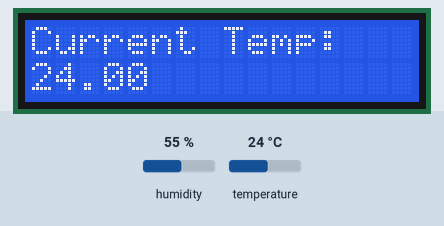
Simulated run of this sketch. Board: Arduino Uno, built with avr-gcc and run on an emulated ATmega328P. On the bench: 16×2 character LCD. Inputs (shaded band) come from the test bench; at power-on: temperature 24 °C, humidity 55 %.

Above: at 2.6 s.
2.7 s: temperature set to 12 °C
At 11.2 s:
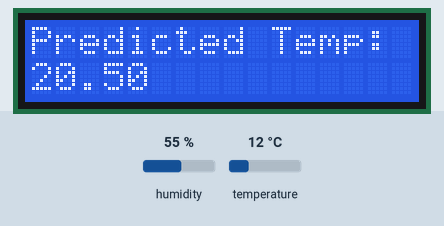
15.6 s: temperature set to 19 °C
At 21.2 s:
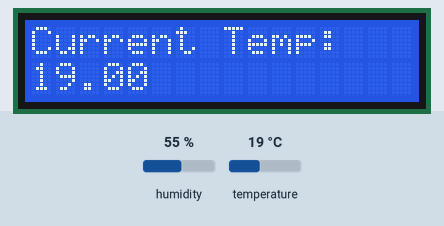
23.6 s: temperature set to 28 °C
At 27.0 s:
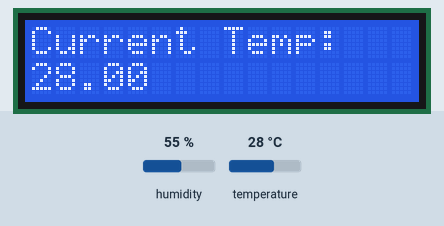
Timing chart, 0 to 28.5 s (numbered marks = the images above; inputs shaded):
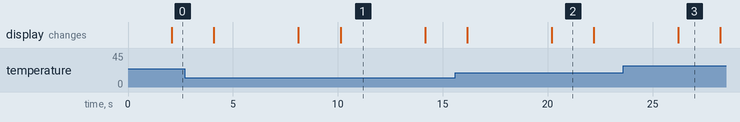

Measured:
- after the input at 2.7 s, the display: first differs from a run without the input after 5.4 s (image 1 shows a later state)
- after the input at 15.6 s, the display: first differs from a run without the input after 4.6 s (image 2)
- after the input at 23.6 s, the display: changes after 2.6 s (image 3)
- what the display in image 1 shows lasts 4.1 s, from 10.1 s to 14.2 s
- what the display in image 2 shows lasts 2.0 s, from 20.2 s to 22.2 s

The sketch:

model2.board.ino
```cpp
#include <Wire.h>
#include <LiquidCrystal.h>
#include <DHT.h>

#define DHTPIN 2
#define DHTTYPE DHT11

#define NUM_SAMPLES 21

LiquidCrystal lcd(12, 11, 4, 5, 6, 7); // LCD pins: RS, EN, D4, D5, D6, D7
DHT dht(DHTPIN, DHTTYPE);

float temperatures[NUM_SAMPLES] = {20.5, 21.0, 22.3, 23.1, 24.5, 25.0, 25.8, 26.2, 27.0, 27.5, 30.4, 35.5, 40.0, 41.5, 42.8, 43.3, 44.7, 45.5, 47.1, 50.6, 51.0};
unsigned long timestamps[NUM_SAMPLES] = {0, 1, 2, 3, 4, 5, 6, 7, 8, 9, 10, 11, 12, 13, 14, 15, 16, 17, 18, 19, 20};

void setup() {
  Serial.begin(9600);
  lcd.begin(16, 2); // Initialize LCD
  dht.begin(); // Initialize DHT sensor
}

void loop() {
  float currentTemperature = readTemperature();
  float predictedTemperature = predictTemperature(currentTemperature);

  lcd.clear();
  lcd.setCursor(0, 0);
  lcd.print("Current Temp:");
  lcd.setCursor(0, 1);
  lcd.print(currentTemperature);

  delay(2000); // Delay for display

  lcd.clear();
  lcd.setCursor(0, 0);
  lcd.print("Predicted Temp:");
  lcd.setCursor(0, 1);
  lcd.print(predictedTemperature);

  delay(2000); // Delay for display
}

float readTemperature() {
  delay(2000); // Delay to stabilize sensor
  float temperature = dht.readTemperature(); // Read temperature from DHT sensor
  if (isnan(temperature)) {
    Serial.println("Failed to read from DHT sensor!");
    return -1; // Error value
  }
  return temperature;
}

float predictTemperature(float currentTemperature) {
  float closestTemperature = temperatures[0];
  float minDifference = abs(currentTemperature - closestTemperature);

  for (int i = 1; i < NUM_SAMPLES; i++) {
    float difference = abs(currentTemperature - temperatures[i]);
    if (difference < minDifference) {
      minDifference = difference;
      closestTemperature = temperatures[i];
    }
  }

  return closestTemperature;
}
```
